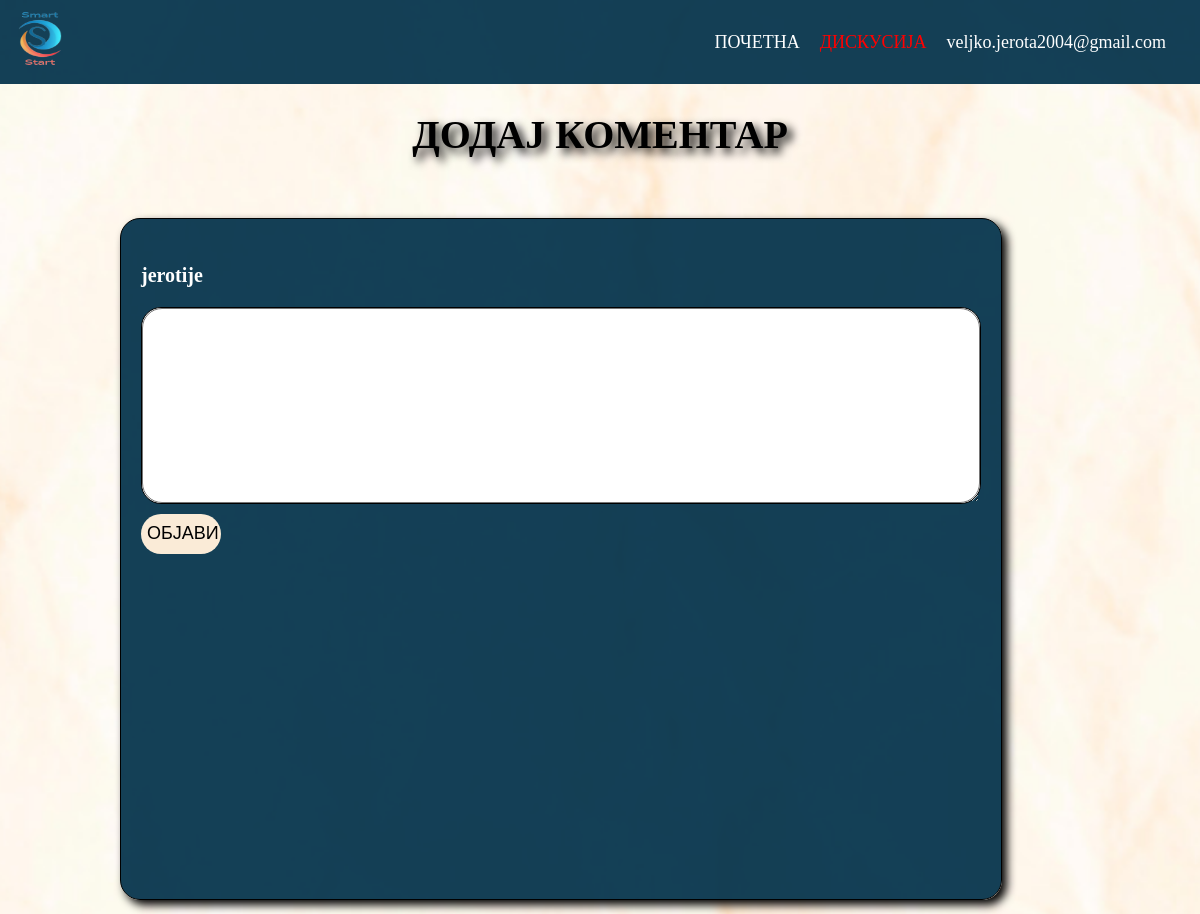
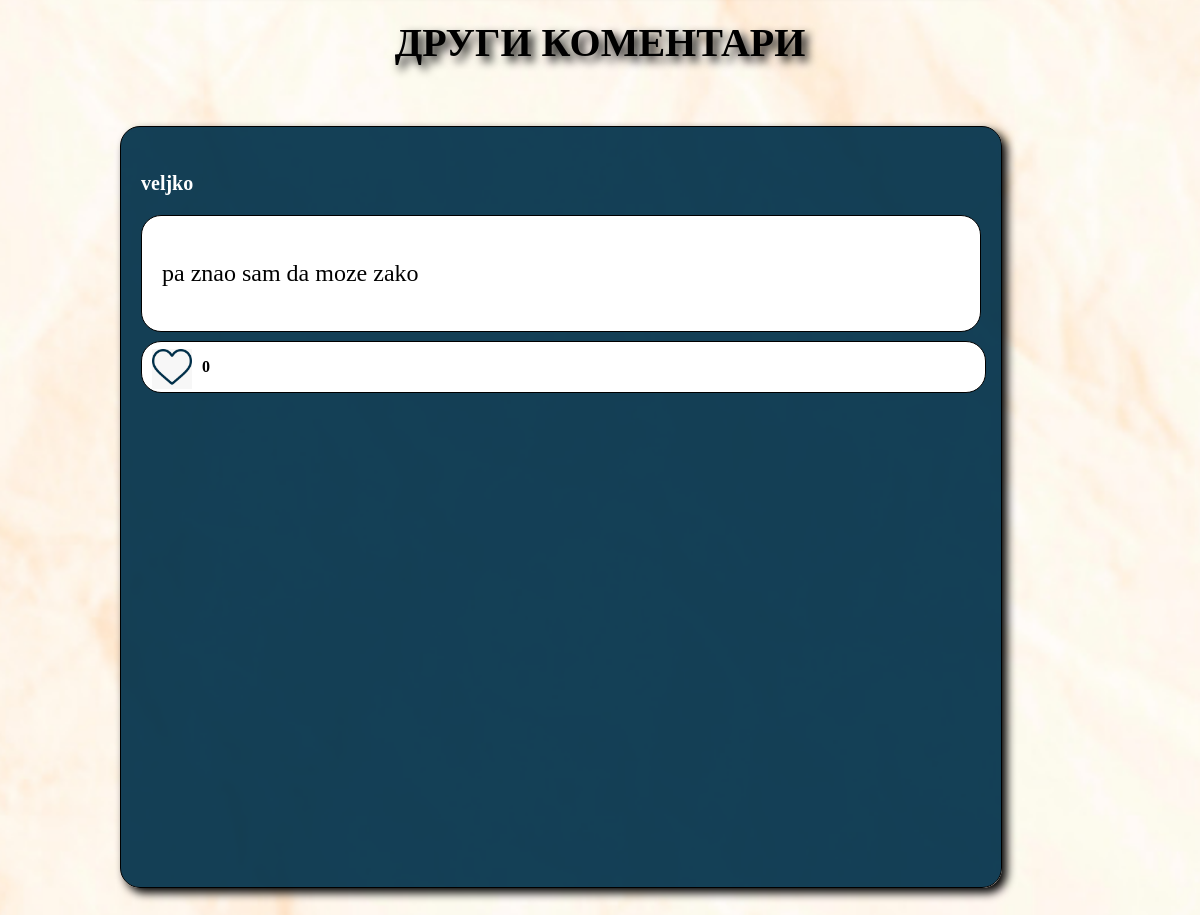
Page /dodajKomentarNaObjavu.php?diskusijaID=4 (signed in) on the committed database (2 pictures, top to bottom).
### tables this page shows
CREATE TABLE `comments` (
  `CommentID` int(11) NOT NULL,
  `DiskusijaID` int(11) NOT NULL,
  `UserID` int(11) NOT NULL,
  `Tekst` text NOT NULL,
  `BrLajkova` int(11) NOT NULL
);

CREATE TABLE `users` (
  `UserID` int(11) NOT NULL,
  `Email` varchar(30) NOT NULL,
  `Username` varchar(30) NOT NULL,
  `Password` text NOT NULL
);

### dodajKomentarNaObjavu.php (the view, shortened to what this page needs)
<?php
    $con = connect();
?>
<!DOCTYPE html>
<html lang="en">
<head>
    <link rel="stylesheet" href="style.css">
    <link rel="stylesheet" href="dodajKomentarNaObjavu.css">
</head>
<body>
    <header class="zaglavlje">
        <nav>
            <div class="logo">
                <img src="slike/Smart__1_-removebg-preview2-removebg-preview.png" alt="logo" class="SlikaLoga">
            </div>
            <div class="navmeni">
            <a href="index.php" class="navigacioniMeni">ПОЧЕТНА</a>
            <a href="disscusion.php" class="navigacioniMeni" id="active">ДИСКУСИЈА</a>
            <?php echo '<a href="logout.php" class="navigacioniMeni">'.$_SESSION["Email"].'</a>';?>
        </div>
        </nav>
    </header>
    <main>
        <h1>ДОДАЈ КОМЕНТАР</h1>
        <form class="margineObjave" action="dodajKomentarNaObjavu.php?diskusijaID=<?php echo $_GET["diskusijaID"]?>" method="POST">
            <div class="korisnickoime">
                <p class="ime"><?php echo $_SESSION["Username"]?></p>
            </div>
            <div class="blog">
                <textarea name="Sadrzaj" id="Komentar" cols="1000" rows="7"></textarea>
            </div>
            <div class="objavi">
                <input type="submit" value="ОБЈАВИ" class="DODAJ">
            </div>
        </form>
                    <h2>ДРУГИ КОМЕНТАРИ</h2>
        <?php
            $result = $con->query("SELECT comments.*, users.Username FROM comments, users WHERE users.UserID = comments.UserID AND DiskusijaID='".$_GET["diskusijaID"]."'");
            while($row = $result->fetch_assoc()) {
                echo '<div class="margineDiskusije">
                <div class="korisnickoime">
                    <p class="ime">'.$row["Username"].'</p>
                </div>
                <div class="blog">
                    <p class="Lorem">'.$row["Tekst"].'</p>
                </div>
                <div class="LajkIkomentar">
                    <div class="lajk">
                        <input type="image" src="slike/lajk.jpg" onclick="PromenaBoje2('.$row["CommentID"].')" width="40px" height="40px" class="slikaLajka" id="srce'.$row["CommentID"].'">
                        <b><p class="brojevi" id="broj'.$row["CommentID"].'">'.$row["BrLajkova"].'</p></b>
                    </div>
                    <div class="komentar">
                    </div>
                </div>
            </div>';
            }
        ?>
    </main>
</body>
</html>

### style.css (style rules this page uses)
body { background-image: url('slike/pozadina.jpg'); background-size:cover; margin: 0%; padding: 0%; }
.SlikaLoga { width: 80px; height: 80px; }
a { cursor: pointer; margin: 0%; padding: 10px; text-decoration: none; color:black; font-size: 18px; }
nav { display: flex; justify-content: space-between; align-items: center; flex-wrap: wrap; width: 100%; }
.zaglavlje { max-width: 100; background-color: #003049eb; }
.navmeni { margin-right: 2%; display: flex; justify-content: flex-end; align-items: center; flex-wrap: wrap; }
#active { color:red ; }
.navigacioniMeni { color:white; }

### dodajKomentarNaObjavu.css (style rules this page uses)
body { background-image: url('slike/pozadinaZaInfo.jpg'); background-repeat: no-repeat; background-size: cover; height:max-content; background-position: center; }
.margineObjave { box-shadow: 5px 5px 10px black; border: 1px solid black; border-radius: 20px; height: 65vh; padding:20px; background-color:#003049eb; width:70%; margin-left: 10%; margin-top: 5%; }
.margineDiskusije { box-shadow: 5px 5px 10px black; border: 1px solid black; border-radius: 20px; height: 65vh; padding:20px; background-color:#003049eb; width:70%; margin-left: 10%; margin-top: 5%; }
.ime { display: flex; font-weight: 600; font-size: 20px; margin-top:3%; text-align: left; color:white; }
.blog { max-height: fit-content; display: flex; flex-wrap: wrap; justify-content:flex-start; align-items: center; border-radius: 20px; border:1px solid black; background-color: white; }
.Lorem { font-size: 24px; padding:20px 20px 20px 20px; }
.lajk { display: flex; justify-content: center start; align-items: center; }
.LajkIkomentar { border: 1px solid black; width:98%; background-color: white; margin-top: 1%; border-radius: 20px; display: flex; justify-content: flex-start; align-items: center; padding:0px 10px; }
.brojevi { font-size: 16px; margin-left: 10px; }
.slikaLajka { margin-top: 10%; }
.DODAJ { margin-top: 10px; width: 80px; border-radius: 20px; height:40px; background-color: antiquewhite; border: none; font-size: 18px; text-align: center; }
textarea { font-size: 24px; border-radius: 20px; text-indent: 10px; }
h1 { text-align: center; font-size: 40px; color:black; text-shadow: 5px 5px 10px ; }
h2 { text-align: center; font-size: 40px; color:black; text-shadow: 5px 5px 10px ; }
@media screen and (min-height:673px) { .margineDiskusije { height:400px; } }
@media screen and (min-width:1023px) { body { height:300vh; } }
@media screen and (min-width:1023px) { .margineDiskusije { height:90vh; } }
@media screen and (min-width:1023px) { .margineObjave { height: 80vh; } }

### rows in the picture
comments: UserID.Username "veljko", Tekst "pa znao sam da moze zako", BrLajkova "0"

### other values in the picture
$_SESSION["Email"] "veljko.jerota2004@gmail.com"
$_SESSION["Username"] "jerotije"
